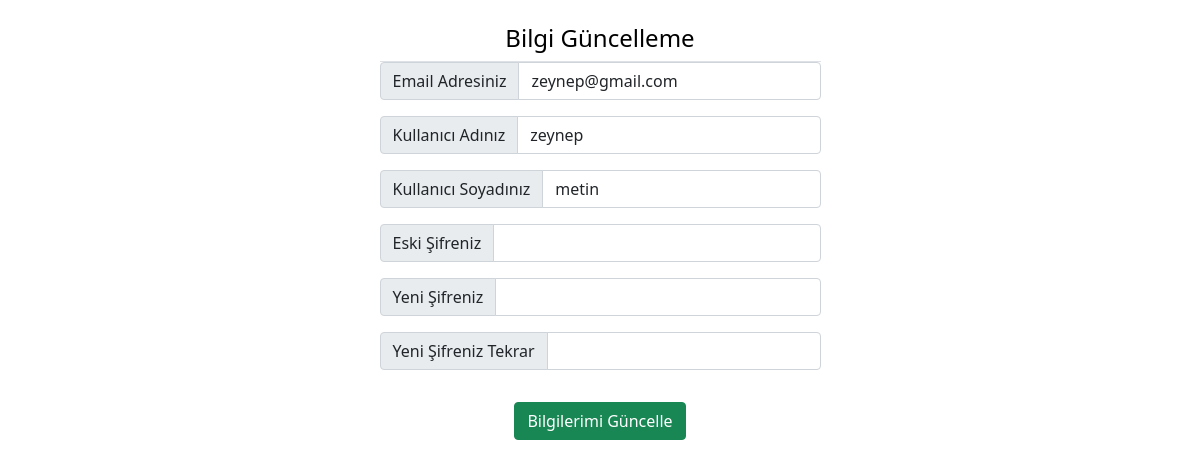
The app's page /kullanici_guncelle.php?id=17 with its own data.
### tables this page shows
CREATE TABLE `kullanicilar` (
  `id` int(15) NOT NULL,
  `kullanici_adi` text NOT NULL,
  `kullanici_soyadi` text NOT NULL,
  `email` text NOT NULL,
  `parola` text NOT NULL,
  `yonetim` int(11) NOT NULL DEFAULT 0
);

### kullanici_guncelle.php (the view, shortened to what this page needs)
<!doctype html>
<html lang="en">
  <head>
    <link href="https://cdn.jsdelivr.net/npm/bootstrap@5.0.2/dist/css/bootstrap.min.css" rel="stylesheet">
  </head>
  <body>
  <?php
  include("baglanti.php");
  if($_GET){
$id=$_GET["id"];
?>
<div class="container">
            <div class="row mx-auto ">
                <div class="col-md-5 mx-auto text-center log">
                    <form action="kullanici_guncelle.php" class="mt-4" method="post" enctype="multipart/form-data">
                <div class="col-md-12 table-light border-bottom"><h4>Bilgi Güncelleme</h4></div>
                <?php
                    $rows = $conn->query("SELECT * FROM kullanicilar WHERE id=$id");
                    foreach ($rows as $satir){ ?>
                            <div class="input-group mb-3">
                                <span class="input-group-text" id="inputGroup-sizing-default">Email Adresiniz</span>
                                <input type="email" name="email" value="<?php echo $satir["email"]; ?>" class="form-control" aria-label="Sizing example input" aria-describedby="inputGroup-sizing-default" />
                            </div>
                            <div class="input-group mb-3">
                                <span class="input-group-text" id="inputGroup-sizing-default">Kullanıcı Adınız</span>
                                <input type="text" name="kullanici_adi" value="<?php echo $satir["kullanici_adi"]; ?>" class="form-control" aria-label="Sizing example input" aria-describedby="inputGroup-sizing-default" />
                            </div>
                            <div class="input-group mb-3">
                                <span class="input-group-text" id="inputGroup-sizing-default">Kullanıcı Soyadınız</span>
                                <input type="text" name="kullanici_soyadi" value="<?php echo $satir["kullanici_soyadi"]; ?>" class="form-control" aria-label="Sizing example input" aria-describedby="inputGroup-sizing-default" />
                            </div>
                            <div class="input-group mb-3">
                                <span class="input-group-text" id="inputGroup-sizing-default">Eski Şifreniz</span>
                                <input type="password" name="eski_sifre" class="form-control" aria-label="Sizing example input" aria-describedby="inputGroup-sizing-default" />
                            </div>
                            <div class="input-group mb-3">
                                <span class="input-group-text" id="inputGroup-sizing-default">Yeni Şifreniz</span>
                                <input type="password" name="yeni1" class="form-control" aria-label="Sizing example input" aria-describedby="inputGroup-sizing-default" />
                            </div>
                            <div class="input-group mb-3">
                                <span class="input-group-text" id="inputGroup-sizing-default">Yeni Şifreniz Tekrar</span>
                                <input type="password" name="yeni2" class="form-control" aria-label="Sizing example input" aria-describedby="inputGroup-sizing-default" />
                            </div>
                    <button type="submit" class="btn btn-success mt-3">Bilgilerimi Güncelle</button>
<?php }?>
                </form>
            </div>
        <?php }
            ?>
  </body>
</html>

### records on screen
kullanicilar: email "zeynep@gmail.com", kullanici_adi "zeynep", kullanici_soyadi "metin"
